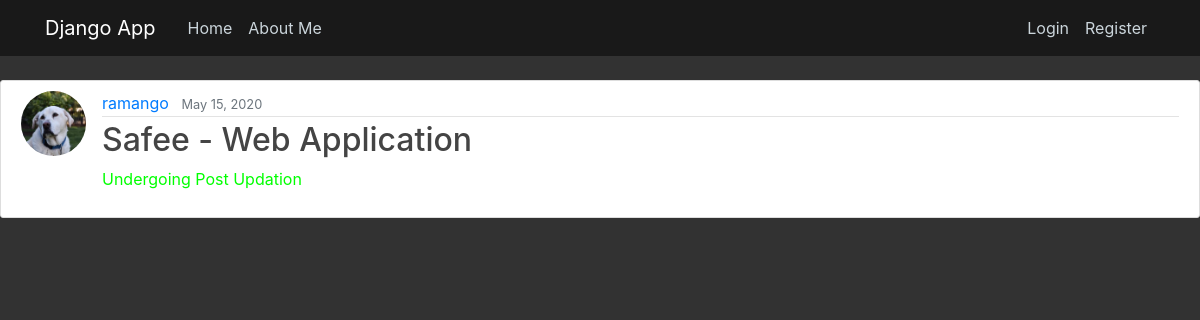
/post/1/, run on an earlier commit of the app's database.
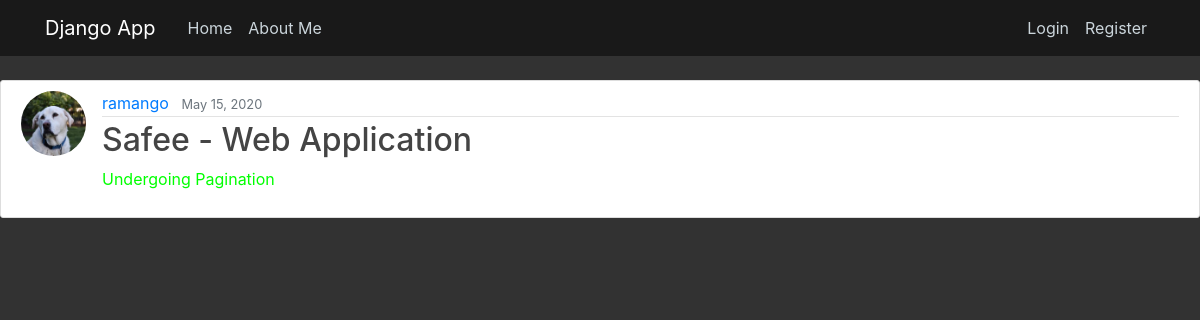
And on a later commit of the database.
### safee/models.py (models this page shows, shortened)
class Post(models.Model):
    title = models.CharField(max_length=100)
    content = models.TextField()
    date_posted = models.DateTimeField(default=timezone.now)
    author = models.ForeignKey(User, on_delete=models.CASCADE)

### users/models.py (models this page shows, shortened)
class Profile(models.Model):
    user = models.OneToOneField(User, on_delete=models.CASCADE)
    image = models.ImageField(default='default.jpg', upload_to='profile_pics')

### safee/views.py (the view)
# urls.py: path('post/<int:pk>/', PostDetailView.as_view(), name='post-detail'),
class PostDetailView(DetailView):
    model = Post

### safee/templates/safee/post_detail.html (shortened to what this page needs)
{% extends "safee/base.html" %}
{% block content %}
  <article class="media content-section">
    <img class="rounded-circle article-img" src="{{ object.author.profile.image.url }}">
    <div class="media-body">
      <div class="article-metadata">
        <a class="mr-2" href="#">{{ object.author }}</a>
        <small class="text-muted">{{ object.date_posted|date:"F d, Y" }}</small>
      </div>
      <h2 class="article-title">{{ object.title }}</h2>
      <p class="article-content">{{ object.content }}</p>
    </div>
  </article>
{% endblock content %}

What changed in the data, as far as the page shows it:
changed Post "Safee - Web Application": content "Undergoing Post Updation" → "Undergoing Pagination"
